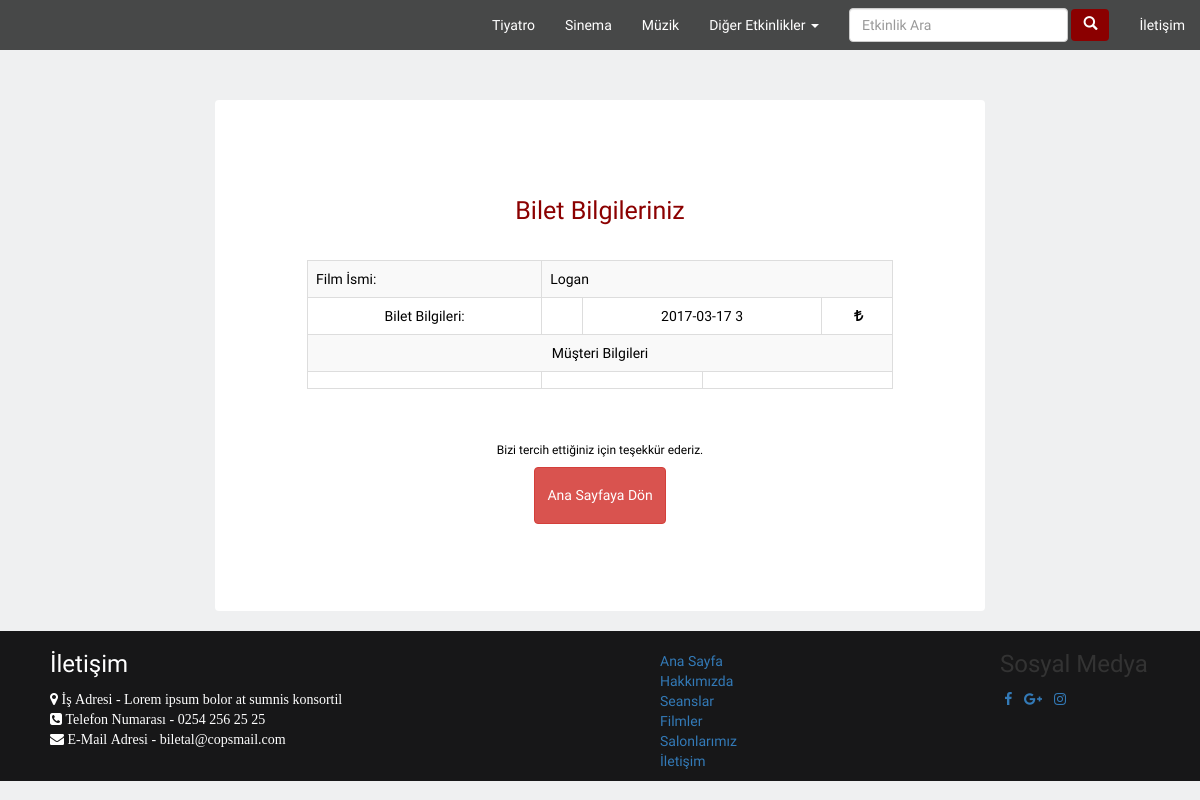
/form.php?y=13, run on the app's committed database.
### tables this page shows
CREATE TABLE `filmler` (
  `id` int(2) NOT NULL,
  `film_adi` varchar(50) NOT NULL,
  `oyuncular` varchar(175) NOT NULL,
  `ozet` varchar(500) NOT NULL,
  `fragman` varchar(200) NOT NULL,
  `afis` varchar(60) NOT NULL,
  `seans` int(2) NOT NULL,
  `gosterim_tarihi` date NOT NULL DEFAULT '2017-03-29',
  `gosterim_turu` tinyint(1) NOT NULL
);

### form.php (the view, shortened to what this page needs)
<!DOCTYPE html>
<html lang="en">
<head>
<!DOCTYPE html>
<html>
<head>
    <link href="css/bootstrap.css" rel="stylesheet" type="text/css">
    <link href="css/font-awesome.min.css" rel="stylesheet">
	<link href="css/hover.css" rel="stylesheet">
	<link href="css/jasny-bootstrap.min.css" rel="stylesheet">
    <link href="css/ayar.css" rel="stylesheet">
</head>
<body>
<?php
include ("connect.php");
$id=$_GET["y"];
$filmler = $db ->prepare("select * from filmler where id=? ");
$filmler -> execute(array($id));
$dizi = $filmler -> fetch(PDO::FETCH_ASSOC);
$fisim = $dizi["film_adi"];
$seans = $dizi["seans"];
$tarih = $dizi["gosterim_tarihi"];
 ?>
	<?php
$isim = $_POST["name"];
$soyisim = $_POST["surname"];
$telno = $_POST["telNumber"];
$emailadress = $_POST["email"];
$cost =$_POST["ucret"];
$koltuk = $_POST["koltuknumarasi"];
$biletler=explode(" ",$koltuk);
foreach($biletler as $eleman){
  $koltuk_adi = $eleman;
   $sorgu=$db->prepare("update koltuklar set durum='0' where koltuk_adi=?");
   $guncelle=$sorgu -> execute(array($koltuk_adi));
   if($guncelle){
    ?>
    <div class="row">
    <?php include ("navbar.php");?>
      <div class="col-md-8 col-md-offset-2" style="margin-top:100px;">
        <div class="panel panel-default ticket-panel">
        <div class="panel-heading text-center">
          <h4>Bilet Bilgileriniz</h4>
        </div>
        <div class="panel-body text-center">
          <div class="row">
            <?php
            echo'
            <table class="table table-bordered table-striped">
             <tr>
              <td  colspan="2" width="40" style="text-align:left;">Film İsmi:</td>
              <td  colspan="4" style="text-align:left;">'.$fisim.'</td>
             </tr>
             <tr>
             <td colspan="2">Bilet Bilgileri:</td>
             <td colspan="1">'.$koltuk.'</td>
             <td colspan="2">'.$tarih.' '.$seans.'</td>
             <td colspan="1">'.$cost.'&nbsp;<i class="fa fa-try" aria-hidden="true"></i></td>
             </tr>
            <tr><td class="text-center"  colspan="6">Müşteri Bilgileri</td></tr>
            <tr>
              <td  colspan="2"> '.$isim.' '.$soyisim.'  </td>
              <td  colspan="2"> '.$emailadress.' </td>
              <td  colspan="2">  '.$telno.' </td>
            </tr>
            </table>
            ';?>
          </div>
        </div>
        <div class="panel-footer text-center">
          <h6>Bizi tercih ettiğiniz için teşekkür ederiz.</h6>
          <a href="index.php"><button  id="btn-payment"  class="btn btn-danger btn-payment" >Ana Sayfaya Dön</button></a>
        </div>
        </div>
      </div>
    </div>
    <?php include ("footer.php") ?>
    <?php
   }
   else {
    $hatam=$sorgu->errorInfo();
  echo $hatam[2]."<br>";
    }
   }
?>
</body>
</html>

### css/ayar.css (style rules this page uses)
html,body { font-family: 'Work Sans', sans-serif; }
.row { margin-left: 0px; margin-right: 0px; }
body { background: #EFF0F1; }
.panel { box-shadow: none; border:none; }
.panel-default > .panel-heading { border: none; background: none; color: #666896; }
h4 { font-weight: lighter; font-size: 25px; }
table td { border-top: none !important; }
.panel-heading > h4 { color:darkred; font-weight: lighter; }
.btn-payment { padding-top: 3%; padding-right: 2%; padding-bottom: 3%; padding-right: 2%; outline: none!important; }
.ticket-panel { color: black; padding: 10%; }
.panel-footer { background: white; border:none; }

### data on the page
filmler: film_adi "Logan", gosterim_tarihi "2017-03-17", seans "3"
